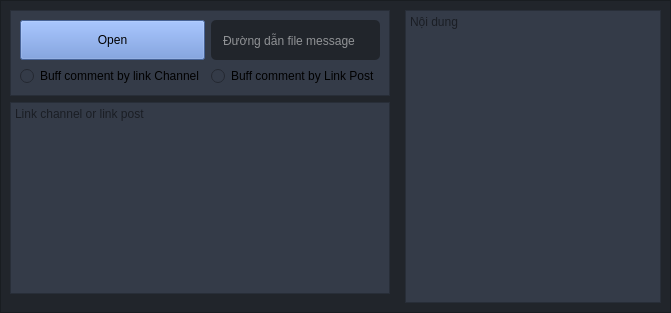
                          <widget class="QWidget" name="page_11">
                           <layout class="QVBoxLayout" name="verticalLayout_46">
                            <property name="spacing">
                             <number>0</number>
                            </property>
                            <property name="leftMargin">
                             <number>0</number>
                            </property>
                            <property name="topMargin">
                             <number>0</number>
                            </property>
                            <property name="rightMargin">
                             <number>0</number>
                            </property>
                            <property name="bottomMargin">
                             <number>0</number>
                            </property>
                            <item>
                             <widget class="QFrame" name="frame_55">
                              <property name="minimumSize">
                               <size>
                                <width>0</width>
                                <height>50</height>
                               </size>
                              </property>
                              <property name="maximumSize">
                               <size>
                                <width>16777215</width>
                                <height>16777215</height>
                               </size>
                              </property>
                              <property name="styleSheet">
                               <string notr="true">background-color: rgb(33, 37, 43)</string>
                              </property>
                              <property name="frameShape">
                               <enum>QFrame::StyledPanel</enum>
                              </property>
                              <property name="frameShadow">
                               <enum>QFrame::Raised</enum>
                              </property>
                              <layout class="QHBoxLayout" name="horizontalLayout_23">
                               <item>
                                <widget class="QWidget" name="widget_29" native="true">
                                 <property name="minimumSize">
                                  <size>
                                   <width>0</width>
                                   <height>100</height>
                                  </size>
                                 </property>
                                 <layout class="QVBoxLayout" name="verticalLayout_34">
                                  <property name="leftMargin">
                                   <number>0</number>
                                  </property>
                                  <property name="topMargin">
                                   <number>0</number>
                                  </property>
                                  <item alignment="Qt::AlignTop">
                                   <widget class="QFrame" name="frame_57">
                                    <property name="styleSheet">
                                     <string notr="true">background-color: rgb(52, 59, 72);</string>
                                    </property>
                                    <property name="frameShape">
                                     <enum>QFrame::StyledPanel</enum>
                                    </property>
                                    <property name="frameShadow">
                                     <enum>QFrame::Raised</enum>
                                    </property>
                                    <layout class="QGridLayout" name="gridLayout_10">
                                     <item row="1" column="0">
                                      <widget class="QRadioButton" name="radioButton_23">
                                       <property name="text">
                                        <string>Buff comment by link Channel</string>
                                       </property>
                                      </widget>
                                     </item>
                                     <item row="0" column="1">
                                      <widget class="QLineEdit" name="lineEdit_26">
                                       <property name="minimumSize">
                                        <size>
                                         <width>0</width>
                                         <height>40</height>
                                        </size>
                                       </property>
                                       <property name="styleSheet">
                                        <string notr="true">
QLineEdit {
background-color: rgb(33, 37, 43);
color: rgb(255, 255, 255);
	border-radius: 5px;

	padding-left: 10px;
}
QLineEdit:hover {
	border: 2px solid rgb(64, 71, 88);
}
QLineEdit:focus {
	border: 2px solid rgb(91, 101, 124);
}</string>
                                       </property>
                                       <property name="text">
                                        <string/>
                                       </property>
                                       <property name="placeholderText">
                                        <string>Đường dẫn file message</string>
                                       </property>
                                      </widget>
                                     </item>
                                     <item row="0" column="0">
                                      <widget class="QPushButton" name="btn_start_2">
                                       <property name="minimumSize">
                                        <size>
                                         <width>100</width>
                                         <height>40</height>
                                        </size>
                                       </property>
                                       <property name="styleSheet">
                                        <string notr="true">
QPushButton {
background-color: rgb(100, 139, 212);
}
QPushButton:pressed {
background-color: rgb(255, 255, 255);

}</string>
                                       </property>
                                       <property name="text">
                                        <string>Open</string>
                                       </property>
                                      </widget>
                                     </item>
                                     <item row="1" column="1">
                                      <widget class="QRadioButton" name="radioButton_24">
                                       <property name="text">
                                        <string>Buff comment by Link Post</string>
                                       </property>
                                      </widget>
                                     </item>
                                    </layout>
                                   </widget>
                                  </item>
                                  <item>
                                   <widget class="QWidget" name="widget_30" native="true">
                                    <layout class="QVBoxLayout" name="verticalLayout_54">
                                     <property name="spacing">
                                      <number>0</number>
                                     </property>
                                     <property name="leftMargin">
                                      <number>0</number>
                                     </property>
                                     <property name="topMargin">
                                      <number>0</number>
                                     </property>
                                     <property name="rightMargin">
                                      <number>0</number>
                                     </property>
                                     <property name="bottomMargin">
                                      <number>0</number>
                                     </property>
                                     <item>
                                      <widget class="QPlainTextEdit" name="plainTextEdit_15">
                                       <property name="styleSheet">
                                        <string notr="true">background-color: rgb(52, 59, 72)</string>
                                       </property>
                                       <property name="placeholderText">
                                        <string>Link channel or link post</string>
                                       </property>
                                      </widget>
                                     </item>
                                    </layout>
                                   </widget>
                                  </item>
                                 </layout>
                                </widget>
                               </item>
                               <item>
                                <widget class="QWidget" name="widget_31" native="true">
                                 <property name="minimumSize">
                                  <size>
                                   <width>200</width>
                                   <height>0</height>
                                  </size>
                                 </property>
                                 <layout class="QVBoxLayout" name="verticalLayout_47">
                                  <property name="spacing">
                                   <number>0</number>
                                  </property>
                                  <property name="leftMargin">
                                   <number>0</number>
                                  </property>
                                  <property name="topMargin">
                                   <number>0</number>
                                  </property>
                                  <property name="rightMargin">
                                   <number>0</number>
                                  </property>
                                  <property name="bottomMargin">
                                   <number>0</number>
                                  </property>
                                  <item>
                                   <widget class="QPlainTextEdit" name="plainTextEdit_14">
                                    <property name="styleSheet">
                                     <string notr="true">background-color: rgb(52, 59, 72)</string>
                                    </property>
                                    <property name="placeholderText">
                                     <string>Nội dung</string>
                                    </property>
                                   </widget>
                                  </item>
                                 </layout>
                                </widget>
                               </item>
                              </layout>
                             </widget>
                            </item>
                           </layout>
                          </widget>
